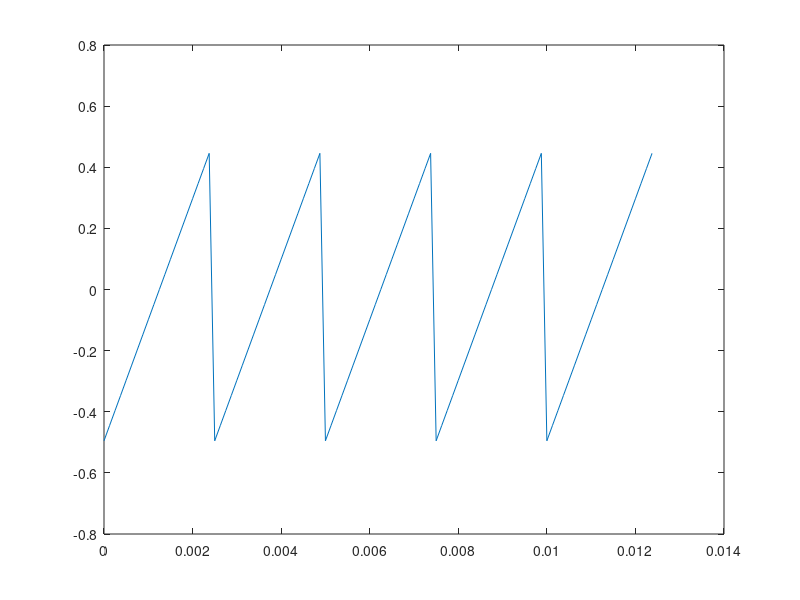

Here is the MATLAB script that generated this plot: (Note: this script raises an error after producing the figure.)
function sound_1
global gSampleSec;
global gNumSec;
global gX;
global gT;

gSampleSec=8000;
gNumSec=10;
gNSample=gSampleSec*gNumSec;
gX=zeros(1,gNSample);
gT=zeros(1,gNSample);

build1;
plot1;
write_file1;
return

%------------------------------------------------------------
%------------------------------------------------------------
%------------------------------------------------------------
function build1
global gSampleSec;
global gNumSec;
global gX;
global gT;

DelT=1/8000.0;
Fc=400.0;
Tc=1/Fc;

gT = 0:DelT:gNumSec;
gX = 0.99*(Fc*mod(gT,Tc) - 0.5);
%gX = rand(size(gX));
%gX = 1.99*(gX-0.5);
min(gX)
max(gX)
return
%------------------------------------------------------------
%------------------------------------------------------------
%------------------------------------------------------------
function plot1
global gSampleSec;
global gNumSec;
global gX;
global gT;

plot(gT(1:100),gX(1:100))
return
%------------------------------------------------------------
%------------------------------------------------------------
%------------------------------------------------------------
function write_file1
global gX;

wavwrite(gX,'test2.wav')
return
